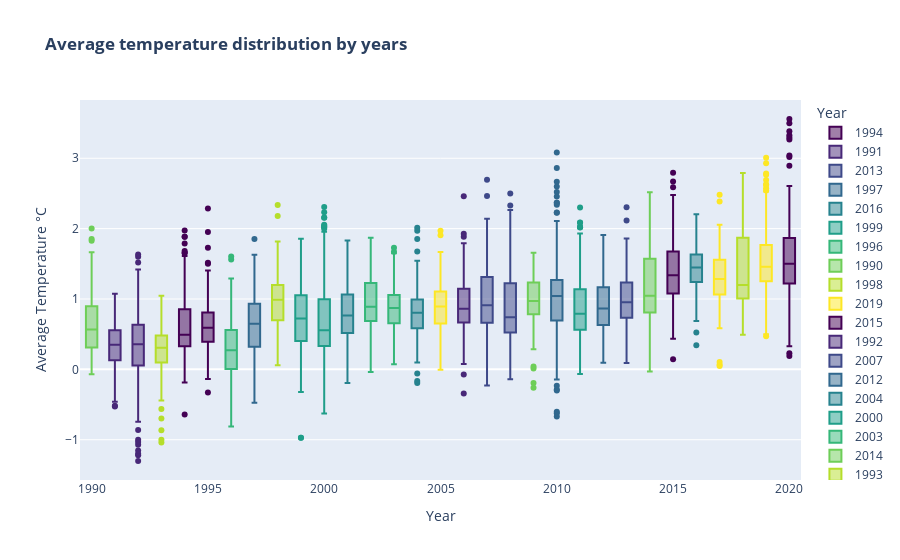

Write notebook code for a chart like this one.
### Code cell
fig = px.box(df, x="Year",
             y="Average Temperature °C",
             color="Year",
             color_discrete_sequence=px.colors.sequential.Viridis,
             title='<b>Average temperature distribution by years')
fig.show()

### Figure 1 — Plotly figure (JSON) as saved in the notebook; plotly's stock layout.template omitted (floating-point values rounded to 4 significant figures; data arrays with more than 128 entries replaced by an {"elided": "..."} marker saying what was removed)
{"data": [{"alignmentgroup": "True", "hovertemplate": "Year=%{x}<br>Average Temperature °C=%{y}<extra></extra>", "legendgroup": "1994", "marker": {"color": "#440154"}, "name": "1994", "notched": false, "offsetgroup": "1994", "orientation": "v", "showlegend": true, "type": "box", "x": {"elided": "144 int values"}, "x0": " ", "xaxis": "x", "y": {"elided": "144 float values"}, "y0": " ", "yaxis": "y"}, {"alignmentgroup": "True", "hovertemplate": "Year=%{x}<br>Average Temperature °C=%{y}<extra></extra>", "legendgroup": "1991", "marker": {"color": "#482878"}, "name": "1991", "notched": false, "offsetgroup": "1991", "orientation": "v", "showlegend": true, "type": "box", "x": [1991, 1991, 1991, 1991, 1991, 1991, 1991, 1991, 1991, 1991, 1991, 1991, 1991, 1991, 1991, 1991, 1991, 1991, 1991, 1991, 1991, 1991, 1991, 1991, 1991, 1991, 1991, 1991, 1991, 1991, 1991, 1991, 1991, 1991, 1991, 1991, 1991, 1991, 1991, 1991, 1991, 1991, 1991, 1991, 1991, 1991, 1991, 1991, 1991, 1991, 1991, 1991, 1991, 1991, 1991, 1991, 1991, 1991, 1991, 1991, 1991, 1991, 1991, 1991, 1991, 1991, 1991, 1991, 1991, 1991, 1991, 1991, 1991, 1991, 1991, 1991, 1991, 1991, 1991, 1991, 1991, 1991, 1991, 1991, 1991, 1991, 1991, 1991, 1991, 1991, 1991, 1991, 1991, 1991, 1991, 1991, 1991, 1991, 1991, 1991, 1991, 1991, 1991, 1991, 1991, 1991, 1991, 1991, 1991, 1991, 1991, 1991, 1991, 1991, 1991, 1991, 1991, 1991, 1991, 1991, 1991, 1991, 1991, 1991, 1991, 1991], "x0": " ", "xaxis": "x", "y": [0.647, 0.3259, 0.1454, 0.3781, 0.4774, 0.3638, 0.05658, 0.2602, 0.059, 0.7487, -0.3224, 0.1447, -0.115, 0.7547, -0.096, -0.4615, -0.5295, 1.024, -0.2671, 0.1362, 0.2913, 0.4816, 0.2551, 0.609, 0.6529, 0.051, 0.5997, 0.009167, -0.1272, 0.04867, 0.9591, 0.513, 0.3427, -0.2454, 0.4597, -0.1795, 0.4117, 0.1945, -0.02675, 0.4098, 0.7921, 0.5112, 0.8629, 0.8673, 0.4868, 0.4059, 0.03967, 0.6128, 0.2687, -0.03608, 0.03875, 0.2789, 0.3283, 0.8752, 0.2411, 1.073, 0.437, -0.2213, 0.9053, 0.332, 0.5869, 0.3593, 0.2891, 0.6863, 0.3558, 0.07492, 0.629, 0.7332, 0.1542, 0.2638, 0.6735, 0.6369, 0.7063, 0.3133, 0.4126, 0.6508, -0.02417, 0.5386, 0.5557, 0.3041, -0.09583, 0.2269, 0.3678, 0.3336, 0.1706, 0.1649, 0.7112, 0.04083, -0.01258, 0.1289, 0.3738, 0.08933, 0.5124, 0.1394, 0.4303, 0.3675, 0.6449, 0.5552, 0.3828, 0.08475, -0.04083, 1.036, 0.5072, 0.7852, -0.061, 0.5529, 0.4309, 0.4883, 0.5622, 0.5787, -0.5157, 0.249, 0.3756, 0.5568, 0.3362, 0.266, 0.05758, -0.00475, 0.201, 0.339, 0.402, 0.6083, 0.5017, 0.3352, 0.4928, 0.1931], "y0": " ", "yaxis": "y"}, {"alignmentgroup": "True", "hovertemplate": "Year=%{x}<br>Average Temperature °C=%{y}<extra></extra>", "legendgroup": "2013", "marker": {"color": "#3e4989"}, "name": "2013", "notched": false, "offsetgroup": "2013", "orientation": "v", "showlegend": true, "type": "box", "x": {"elided": "151 int values"}, "x0": " ", "xaxis": "x", "y": {"elided": "151 float values"}, "y0": " ", "yaxis": "y"}, {"alignmentgroup": "True", "hovertemplate": "Year=%{x}<br>Average Temperature °C=%{y}<extra></extra>", "legendgroup": "1997", "marker": {"color": "#31688e"}, "name": "1997", "notched": false, "offsetgroup": "1997", "orientation": "v", "showlegend": true, "type": "box", "x": {"elided": "145 int values"}, "x0": " ", "xaxis": "x", "y": {"elided": "145 float values"}, "y0": " ", "yaxis": "y"}, {"alignmentgroup": "True", "hovertemplate": "Year=%{x}<br>Average Temperature °C=%{y}<extra></extra>", "legendgroup": "2016", "marker": {"color": "#26828e"}, "name": "2016", "notched": false, "offsetgroup": "2016", "orientation": "v", "showlegend": true, "type": "box", "x": {"elided": "151 int values"}, "x0": " ", "xaxis": "x", "y": {"elided": "151 float values"}, "y0": " ", "yaxis": "y"}, {"alignmentgroup": "True", "hovertemplate": "Year=%{x}<br>Average Temperature °C=%{y}<extra></extra>", "legendgroup": "1999", "marker": {"color": "#1f9e89"}, "name": "1999", "notched": false, "offsetgroup": "1999", "orientation": "v", "showlegend": true, "type": "box", "x": {"elided": "145 int values"}, "x0": " ", "xaxis": "x", "y": {"elided": "145 float values"}, "y0": " ", "yaxis": "y"}, {"alignmentgroup": "True", "hovertemplate": "Year=%{x}<br>Average Temperature °C=%{y}<extra></extra>", "legendgroup": "1996", "marker": {"color": "#35b779"}, "name": "1996", "notched": false, "offsetgroup": "1996", "orientation": "v", "showlegend": true, "type": "box", "x": {"elided": "145 int values"}, "x0": " ", "xaxis": "x", "y": {"elided": "145 float values"}, "y0": " ", "yaxis": "y"}, {"alignmentgroup": "True", "hovertemplate": "Year=%{x}<br>Average Temperature °C=%{y}<extra></extra>", "legendgroup": "1990", "marker": {"color": "#6ece58"}, "name": "1990", "notched": false, "offsetgroup": "1990", "orientation": "v", "showlegend": true, "type": "box", "x": [1990, 1990, 1990, 1990, 1990, 1990, 1990, 1990, 1990, 1990, 1990, 1990, 1990, 1990, 1990, 1990, 1990, 1990, 1990, 1990, 1990, 1990, 1990, 1990, 1990, 1990, 1990, 1990, 1990, 1990, 1990, 1990, 1990, 1990, 1990, 1990, 1990, 1990, 1990, 1990, 1990, 1990, 1990, 1990, 1990, 1990, 1990, 1990, 1990, 1990, 1990, 1990, 1990, 1990, 1990, 1990, 1990, 1990, 1990, 1990, 1990, 1990, 1990, 1990, 1990, 1990, 1990, 1990, 1990, 1990, 1990, 1990, 1990, 1990, 1990, 1990, 1990, 1990, 1990, 1990, 1990, 1990, 1990, 1990, 1990, 1990, 1990, 1990, 1990, 1990, 1990, 1990, 1990, 1990, 1990, 1990, 1990, 1990, 1990, 1990, 1990, 1990, 1990, 1990, 1990, 1990, 1990, 1990, 1990, 1990, 1990, 1990, 1990, 1990, 1990, 1990, 1990, 1990, 1990, 1990, 1990, 1990, 1990], "x0": " ", "xaxis": "x", "y": [0.9603, 0.6977, 0.1953, 0.6313, 1.853, 0.6222, 0.1939, 0.4378, 0.8685, 1.099, 1.1, 0.1693, 0.06558, 0.9119, 2.003, 0.7358, 0.4693, 0.4465, 0.5846, 1.432, 0.5479, 0.2306, 0.4509, 0.1501, 0.5959, 0.8572, 0.5693, 1.074, 0.02191, 1.221, 0.4824, 0.622, 0.3172, 0.0555, 0.7358, 0.2355, 1.025, 0.1119, 0.3991, 0.3525, -0.03275, 0.4749, 1.365, 0.412, 1.339, 1.178, 1.663, 0.3792, 1.602, -0.06042, 0.6818, 1.461, 0.2142, 0.096, -0.0685, 1.088, 1.17, 0.5603, 0.3301, 0.2945, 0.8419, 0.6538, 0.5655, 0.6983, 0.47, 0.6261, 0.2968, 0.07892, 0.2152, 0.8975, 0.3347, 0.2945, 1.114, 0.9017, 0.156, 1.294, 0.9863, -0.01217, 0.4972, 0.5102, 0.5843, 0.9964, 0.5612, 0.6741, 1.158, 0.3158, 1.829, 0.4221, 0.3603, 0.4149, 1.173, 1.006, 0.6992, 0.3087, 0.6916, 0.3931, 1.069, 0.6767, 0.2974, 0.2985, 0.5611, 0.2721, 0.8403, 0.8114, 0.8287, 0.3225, 0.7336, 0.1937, 0.2156, 0.7653, 0.399, 0.7575, 1.174, 0.2347, 1.278, 0.5658, 0.3137, 0.1393, 0.3163, 0.6747, 0.1675, 0.8957, 0.4293], "y0": " ", "yaxis": "y"}, {"alignmentgroup": "True", "hovertemplate": "Year=%{x}<br>Average Temperature °C=%{y}<extra></extra>", "legendgroup": "1998", "marker": {"color": "#b5de2b"}, "name": "1998", "notched": false, "offsetgroup": "1998", "orientation": "v", "showlegend": true, "type": "box", "x": {"elided": "145 int values"}, "x0": " ", "xaxis": "x", "y": {"elided": "145 float values"}, "y0": " ", "yaxis": "y"}, {"alignmentgroup": "True", "hovertemplate": "Year=%{x}<br>Average Temperature °C=%{y}<extra></extra>", "legendgroup": "2019", "marker": {"color": "#fde725"}, "name": "2019", "notched": false, "offsetgroup": "2019", "orientation": "v", "showlegend": true, "type": "box", "x": {"elided": "151 int values"}, "x0": " ", "xaxis": "x", "y": {"elided": "151 float values"}, "y0": " ", "yaxis": "y"}, {"alignmentgroup": "True", "hovertemplate": "Year=%{x}<br>Average Temperature °C=%{y}<extra></extra>", "legendgroup": "2015", "marker": {"color": "#440154"}, "name": "2015", "notched": false, "offsetgroup": "2015", "orientation": "v", "showlegend": true, "type": "box", "x": {"elided": "151 int values"}, "x0": " ", "xaxis": "x", "y": {"elided": "151 float values"}, "y0": " ", "yaxis": "y"}, {"alignmentgroup": "True", "hovertemplate": "Year=%{x}<br>Average Temperature °C=%{y}<extra></extra>", "legendgroup": "1992", "marker": {"color": "#482878"}, "name": "1992", "notched": false, "offsetgroup": "1992", "orientation": "v", "showlegend": true, "type": "box", "x": {"elided": "141 int values"}, "x0": " ", "xaxis": "x", "y": {"elided": "141 float values"}, "y0": " ", "yaxis": "y"}, {"alignmentgroup": "True", "hovertemplate": "Year=%{x}<br>Average Temperature °C=%{y}<extra></extra>", "legendgroup": "2007", "marker": {"color": "#3e4989"}, "name": "2007", "notched": false, "offsetgroup": "2007", "orientation": "v", "showlegend": true, "type": "box", "x": {"elided": "150 int values"}, "x0": " ", "xaxis": "x", "y": {"elided": "150 float values"}, "y0": " ", "yaxis": "y"}, {"alignmentgroup": "True", "hovertemplate": "Year=%{x}<br>Average Temperature °C=%{y}<extra></extra>", "legendgroup": "2012", "marker": {"color": "#31688e"}, "name": "2012", "notched": false, "offsetgroup": "2012", "orientation": "v", "showlegend": true, "type": "box", "x": {"elided": "151 int values"}, "x0": " ", "xaxis": "x", "y": {"elided": "151 float values"}, "y0": " ", "yaxis": "y"}, {"alignmentgroup": "True", "hovertemplate": "Year=%{x}<br>Average Temperature °C=%{y}<extra></extra>", "legendgroup": "2004", "marker": {"color": "#26828e"}, "name": "2004", "notched": false, "offsetgroup": "2004", "orientation": "v", "showlegend": true, "type": "box", "x": {"elided": "148 int values"}, "x0": " ", "xaxis": "x", "y": {"elided": "148 float values"}, "y0": " ", "yaxis": "y"}, {"alignmentgroup": "True", "hovertemplate": "Year=%{x}<br>Average Temperature °C=%{y}<extra></extra>", "legendgroup": "2000", "marker": {"color": "#1f9e89"}, "name": "2000", "notched": false, "offsetgroup": "2000", "orientation": "v", "showlegend": true, "type": "box", "x": {"elided": "147 int values"}, "x0": " ", "xaxis": "x", "y": {"elided": "147 float values"}, "y0": " ", "yaxis": "y"}, {"alignmentgroup": "True", "hovertemplate": "Year=%{x}<br>Average Temperature °C=%{y}<extra></extra>", "legendgroup": "2003", "marker": {"color": "#35b779"}, "name": "2003", "notched": false, "offsetgroup": "2003", "orientation": "v", "showlegend": true, "type": "box", "x": {"elided": "148 int values"}, "x0": " ", "xaxis": "x", "y": {"elided": "148 float values"}, "y0": " ", "yaxis": "y"}, {"alignmentgroup": "True", "hovertemplate": "Year=%{x}<br>Average Temperature °C=%{y}<extra></extra>", "legendgroup": "2014", "marker": {"color": "#6ece58"}, "name": "2014", "notched": false, "offsetgroup": "2014", "orientation": "v", "showlegend": true, "type": "box", "x": {"elided": "151 int values"}, "x0": " ", "xaxis": "x", "y": {"elided": "151 float values"}, "y0": " ", "yaxis": "y"}, {"alignmentgroup": "True", "hovertemplate": "Year=%{x}<br>Average Temperature °C=%{y}<extra></extra>", "legendgroup": "1993", "marker": {"color": "#b5de2b"}, "name": "1993", "notched": false, "offsetgroup": "1993", "orientation": "v", "showlegend": true, "type": "box", "x": {"elided": "142 int values"}, "x0": " ", "xaxis": "x", "y": {"elided": "142 float values"}, "y0": " ", "yaxis": "y"}, {"alignmentgroup": "True", "hovertemplate": "Year=%{x}<br>Average Temperature °C=%{y}<extra></extra>", "legendgroup": "2017", "marker": {"color": "#fde725"}, "name": "2017", "notched": false, "offsetgroup": "2017", "orientation": "v", "showlegend": true, "type": "box", "x": {"elided": "151 int values"}, "x0": " ", "xaxis": "x", "y": {"elided": "151 float values"}, "y0": " ", "yaxis": "y"}, {"alignmentgroup": "True", "hovertemplate": "Year=%{x}<br>Average Temperature °C=%{y}<extra></extra>", "legendgroup": "1995", "marker": {"color": "#440154"}, "name": "1995", "notched": false, "offsetgroup": "1995", "orientation": "v", "showlegend": true, "type": "box", "x": {"elided": "145 int values"}, "x0": " ", "xaxis": "x", "y": {"elided": "145 float values"}, "y0": " ", "yaxis": "y"}, {"alignmentgroup": "True", "hovertemplate": "Year=%{x}<br>Average Temperature °C=%{y}<extra></extra>", "legendgroup": "2006", "marker": {"color": "#482878"}, "name": "2006", "notched": false, "offsetgroup": "2006", "orientation": "v", "showlegend": true, "type": "box", "x": {"elided": "150 int values"}, "x0": " ", "xaxis": "x", "y": {"elided": "150 float values"}, "y0": " ", "yaxis": "y"}, {"alignmentgroup": "True", "hovertemplate": "Year=%{x}<br>Average Temperature °C=%{y}<extra></extra>", "legendgroup": "2008", "marker": {"color": "#3e4989"}, "name": "2008", "notched": false, "offsetgroup": "2008", "orientation": "v", "showlegend": true, "type": "box", "x": {"elided": "150 int values"}, "x0": " ", "xaxis": "x", "y": {"elided": "150 float values"}, "y0": " ", "yaxis": "y"}, {"alignmentgroup": "True", "hovertemplate": "Year=%{x}<br>Average Temperature °C=%{y}<extra></extra>", "legendgroup": "2010", "marker": {"color": "#31688e"}, "name": "2010", "notched": false, "offsetgroup": "2010", "orientation": "v", "showlegend": true, "type": "box", "x": {"elided": "150 int values"}, "x0": " ", "xaxis": "x", "y": {"elided": "150 float values"}, "y0": " ", "yaxis": "y"}, {"alignmentgroup": "True", "hovertemplate": "Year=%{x}<br>Average Temperature °C=%{y}<extra></extra>", "legendgroup": "2001", "marker": {"color": "#26828e"}, "name": "2001", "notched": false, "offsetgroup": "2001", "orientation": "v", "showlegend": true, "type": "box", "x": {"elided": "147 int values"}, "x0": " ", "xaxis": "x", "y": {"elided": "147 float values"}, "y0": " ", "yaxis": "y"}, {"alignmentgroup": "True", "hovertemplate": "Year=%{x}<br>Average Temperature °C=%{y}<extra></extra>", "legendgroup": "2011", "marker": {"color": "#1f9e89"}, "name": "2011", "notched": false, "offsetgroup": "2011", "orientation": "v", "showlegend": true, "type": "box", "x": {"elided": "150 int values"}, "x0": " ", "xaxis": "x", "y": {"elided": "150 float values"}, "y0": " ", "yaxis": "y"}, {"alignmentgroup": "True", "hovertemplate": "Year=%{x}<br>Average Temperature °C=%{y}<extra></extra>", "legendgroup": "2002", "marker": {"color": "#35b779"}, "name": "2002", "notched": false, "offsetgroup": "2002", "orientation": "v", "showlegend": true, "type": "box", "x": {"elided": "148 int values"}, "x0": " ", "xaxis": "x", "y": {"elided": "148 float values"}, "y0": " ", "yaxis": "y"}, {"alignmentgroup": "True", "hovertemplate": "Year=%{x}<br>Average Temperature °C=%{y}<extra></extra>", "legendgroup": "2009", "marker": {"color": "#6ece58"}, "name": "2009", "notched": false, "offsetgroup": "2009", "orientation": "v", "showlegend": true, "type": "box", "x": {"elided": "150 int values"}, "x0": " ", "xaxis": "x", "y": {"elided": "150 float values"}, "y0": " ", "yaxis": "y"}, {"alignmentgroup": "True", "hovertemplate": "Year=%{x}<br>Average Temperature °C=%{y}<extra></extra>", "legendgroup": "2018", "marker": {"color": "#b5de2b"}, "name": "2018", "notched": false, "offsetgroup": "2018", "orientation": "v", "showlegend": true, "type": "box", "x": {"elided": "151 int values"}, "x0": " ", "xaxis": "x", "y": {"elided": "151 float values"}, "y0": " ", "yaxis": "y"}, {"alignmentgroup": "True", "hovertemplate": "Year=%{x}<br>Average Temperature °C=%{y}<extra></extra>", "legendgroup": "2005", "marker": {"color": "#fde725"}, "name": "2005", "notched": false, "offsetgroup": "2005", "orientation": "v", "showlegend": true, "type": "box", "x": {"elided": "148 int values"}, "x0": " ", "xaxis": "x", "y": {"elided": "148 float values"}, "y0": " ", "yaxis": "y"}, {"alignmentgroup": "True", "hovertemplate": "Year=%{x}<br>Average Temperature °C=%{y}<extra></extra>", "legendgroup": "2020", "marker": {"color": "#440154"}, "name": "2020", "notched": false, "offsetgroup": "2020", "orientation": "v", "showlegend": true, "type": "box", "x": {"elided": "151 int values"}, "x0": " ", "xaxis": "x", "y": {"elided": "151 float values"}, "y0": " ", "yaxis": "y"}], "layout": {"boxmode": "overlay", "legend": {"title": {"text": "Year"}, "tracegroupgap": 0}, "title": {"text": "<b>Average temperature distribution by years"}, "xaxis": {"anchor": "y", "categoryarray": [1994, 1991, 2013, 1997, 2016, 1999, 1996, 1990, 1998, 2019, 2015, 1992, 2007, 2012, 2004, 2000, 2003, 2014, 1993, 2017, 1995, 2006, 2008, 2010, 2001, 2011, 2002, 2009, 2018, 2005, 2020], "categoryorder": "array", "domain": [0, 1], "title": {"text": "Year"}}, "yaxis": {"anchor": "x", "domain": [0, 1], "title": {"text": "Average Temperature °C"}}}}
